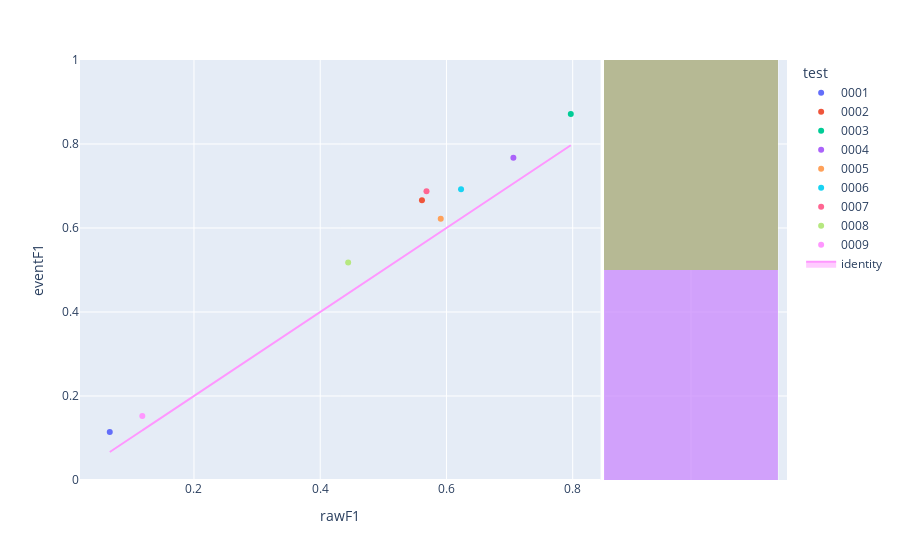

The notebook cell saved with this chart:
### Code cell
fig=px.scatter(experimentModels,x='rawF1',y='eventF1',color='test',hover_name='modelId', marginal_y="histogram")
fig.add_trace(
    go.Scatter(x=experimentModels['rawF1'], y=experimentModels['rawF1'], name="identity", mode='lines',fill="toself")
)
fig.show()

### Figure 1 — Plotly figure (JSON) as saved in the notebook; plotly's stock layout.template omitted (floating-point values rounded to 4 significant figures)
{"data": [{"hovertemplate": "<b>%{hovertext}</b><br><br>test=0001<br>rawF1=%{x}<br>eventF1=%{y}<extra></extra>", "hovertext": ["16b9b403-5b57-4f9b-b9b4-dd56240acf77"], "legendgroup": "0001", "marker": {"color": "#636efa", "symbol": "circle"}, "mode": "markers", "name": "0001", "orientation": "v", "showlegend": true, "type": "scatter", "x": [0.06663], "xaxis": "x", "y": [0.1145], "yaxis": "y"}, {"alignmentgroup": "True", "bingroup": "y", "hovertemplate": "test=0001<br>eventF1=%{y}<br>count=%{x}<extra></extra>", "legendgroup": "0001", "marker": {"color": "#636efa"}, "name": "0001", "offsetgroup": "0001", "opacity": 0.5, "showlegend": false, "type": "histogram", "xaxis": "x2", "y": [0.1145], "yaxis": "y2"}, {"hovertemplate": "<b>%{hovertext}</b><br><br>test=0002<br>rawF1=%{x}<br>eventF1=%{y}<extra></extra>", "hovertext": ["07e6bbaa-2aa2-4df4-8e5f-28bc716dc817"], "legendgroup": "0002", "marker": {"color": "#EF553B", "symbol": "circle"}, "mode": "markers", "name": "0002", "orientation": "v", "showlegend": true, "type": "scatter", "x": [0.5612], "xaxis": "x", "y": [0.6658], "yaxis": "y"}, {"alignmentgroup": "True", "bingroup": "y", "hovertemplate": "test=0002<br>eventF1=%{y}<br>count=%{x}<extra></extra>", "legendgroup": "0002", "marker": {"color": "#EF553B"}, "name": "0002", "offsetgroup": "0002", "opacity": 0.5, "showlegend": false, "type": "histogram", "xaxis": "x2", "y": [0.6658], "yaxis": "y2"}, {"hovertemplate": "<b>%{hovertext}</b><br><br>test=0003<br>rawF1=%{x}<br>eventF1=%{y}<extra></extra>", "hovertext": ["53f1c280-5951-4042-852e-00443c71b12e"], "legendgroup": "0003", "marker": {"color": "#00cc96", "symbol": "circle"}, "mode": "markers", "name": "0003", "orientation": "v", "showlegend": true, "type": "scatter", "x": [0.797], "xaxis": "x", "y": [0.8717], "yaxis": "y"}, {"alignmentgroup": "True", "bingroup": "y", "hovertemplate": "test=0003<br>eventF1=%{y}<br>count=%{x}<extra></extra>", "legendgroup": "0003", "marker": {"color": "#00cc96"}, "name": "0003", "offsetgroup": "0003", "opacity": 0.5, "showlegend": false, "type": "histogram", "xaxis": "x2", "y": [0.8717], "yaxis": "y2"}, {"hovertemplate": "<b>%{hovertext}</b><br><br>test=0004<br>rawF1=%{x}<br>eventF1=%{y}<extra></extra>", "hovertext": ["e8ce0b00-6a48-4362-bc01-501a4996914c"], "legendgroup": "0004", "marker": {"color": "#ab63fa", "symbol": "circle"}, "mode": "markers", "name": "0004", "orientation": "v", "showlegend": true, "type": "scatter", "x": [0.706], "xaxis": "x", "y": [0.7675], "yaxis": "y"}, {"alignmentgroup": "True", "bingroup": "y", "hovertemplate": "test=0004<br>eventF1=%{y}<br>count=%{x}<extra></extra>", "legendgroup": "0004", "marker": {"color": "#ab63fa"}, "name": "0004", "offsetgroup": "0004", "opacity": 0.5, "showlegend": false, "type": "histogram", "xaxis": "x2", "y": [0.7675], "yaxis": "y2"}, {"hovertemplate": "<b>%{hovertext}</b><br><br>test=0005<br>rawF1=%{x}<br>eventF1=%{y}<extra></extra>", "hovertext": ["90ab0dfb-22de-4127-bcbc-ea6d81cf7540"], "legendgroup": "0005", "marker": {"color": "#FFA15A", "symbol": "circle"}, "mode": "markers", "name": "0005", "orientation": "v", "showlegend": true, "type": "scatter", "x": [0.5909], "xaxis": "x", "y": [0.6218], "yaxis": "y"}, {"alignmentgroup": "True", "bingroup": "y", "hovertemplate": "test=0005<br>eventF1=%{y}<br>count=%{x}<extra></extra>", "legendgroup": "0005", "marker": {"color": "#FFA15A"}, "name": "0005", "offsetgroup": "0005", "opacity": 0.5, "showlegend": false, "type": "histogram", "xaxis": "x2", "y": [0.6218], "yaxis": "y2"}, {"hovertemplate": "<b>%{hovertext}</b><br><br>test=0006<br>rawF1=%{x}<br>eventF1=%{y}<extra></extra>", "hovertext": ["fd90c505-fd19-4b2a-bbb7-a88529c36d7c"], "legendgroup": "0006", "marker": {"color": "#19d3f3", "symbol": "circle"}, "mode": "markers", "name": "0006", "orientation": "v", "showlegend": true, "type": "scatter", "x": [0.6231], "xaxis": "x", "y": [0.6925], "yaxis": "y"}, {"alignmentgroup": "True", "bingroup": "y", "hovertemplate": "test=0006<br>eventF1=%{y}<br>count=%{x}<extra></extra>", "legendgroup": "0006", "marker": {"color": "#19d3f3"}, "name": "0006", "offsetgroup": "0006", "opacity": 0.5, "showlegend": false, "type": "histogram", "xaxis": "x2", "y": [0.6925], "yaxis": "y2"}, {"hovertemplate": "<b>%{hovertext}</b><br><br>test=0007<br>rawF1=%{x}<br>eventF1=%{y}<extra></extra>", "hovertext": ["5278edde-a3c5-4161-9613-f4be8bd14fc0"], "legendgroup": "0007", "marker": {"color": "#FF6692", "symbol": "circle"}, "mode": "markers", "name": "0007", "orientation": "v", "showlegend": true, "type": "scatter", "x": [0.5684], "xaxis": "x", "y": [0.6874], "yaxis": "y"}, {"alignmentgroup": "True", "bingroup": "y", "hovertemplate": "test=0007<br>eventF1=%{y}<br>count=%{x}<extra></extra>", "legendgroup": "0007", "marker": {"color": "#FF6692"}, "name": "0007", "offsetgroup": "0007", "opacity": 0.5, "showlegend": false, "type": "histogram", "xaxis": "x2", "y": [0.6874], "yaxis": "y2"}, {"hovertemplate": "<b>%{hovertext}</b><br><br>test=0008<br>rawF1=%{x}<br>eventF1=%{y}<extra></extra>", "hovertext": ["81a44421-f8a4-48c9-9dba-9aa04ab97659"], "legendgroup": "0008", "marker": {"color": "#B6E880", "symbol": "circle"}, "mode": "markers", "name": "0008", "orientation": "v", "showlegend": true, "type": "scatter", "x": [0.4443], "xaxis": "x", "y": [0.5176], "yaxis": "y"}, {"alignmentgroup": "True", "bingroup": "y", "hovertemplate": "test=0008<br>eventF1=%{y}<br>count=%{x}<extra></extra>", "legendgroup": "0008", "marker": {"color": "#B6E880"}, "name": "0008", "offsetgroup": "0008", "opacity": 0.5, "showlegend": false, "type": "histogram", "xaxis": "x2", "y": [0.5176], "yaxis": "y2"}, {"hovertemplate": "<b>%{hovertext}</b><br><br>test=0009<br>rawF1=%{x}<br>eventF1=%{y}<extra></extra>", "hovertext": ["f1d48762-3da9-4fe4-920f-943298435e53"], "legendgroup": "0009", "marker": {"color": "#FF97FF", "symbol": "circle"}, "mode": "markers", "name": "0009", "orientation": "v", "showlegend": true, "type": "scatter", "x": [0.1182], "xaxis": "x", "y": [0.1527], "yaxis": "y"}, {"alignmentgroup": "True", "bingroup": "y", "hovertemplate": "test=0009<br>eventF1=%{y}<br>count=%{x}<extra></extra>", "legendgroup": "0009", "marker": {"color": "#FF97FF"}, "name": "0009", "offsetgroup": "0009", "opacity": 0.5, "showlegend": false, "type": "histogram", "xaxis": "x2", "y": [0.1527], "yaxis": "y2"}, {"fill": "toself", "mode": "lines", "name": "identity", "type": "scatter", "x": [0.06663, 0.5612, 0.797, 0.706, 0.5909, 0.6231, 0.5684, 0.4443, 0.1182], "y": [0.06663, 0.5612, 0.797, 0.706, 0.5909, 0.6231, 0.5684, 0.4443, 0.1182]}], "layout": {"barmode": "overlay", "legend": {"title": {"text": "test"}, "tracegroupgap": 0}, "margin": {"t": 60}, "xaxis": {"anchor": "y", "domain": [0, 0.7363], "title": {"text": "rawF1"}}, "xaxis2": {"anchor": "y2", "domain": [0.7413, 1], "matches": "x2", "showgrid": true, "showline": false, "showticklabels": false, "ticks": ""}, "yaxis": {"anchor": "x", "domain": [0, 1], "title": {"text": "eventF1"}}, "yaxis2": {"anchor": "x2", "domain": [0, 1], "matches": "y", "showgrid": true, "showticklabels": false}}}
